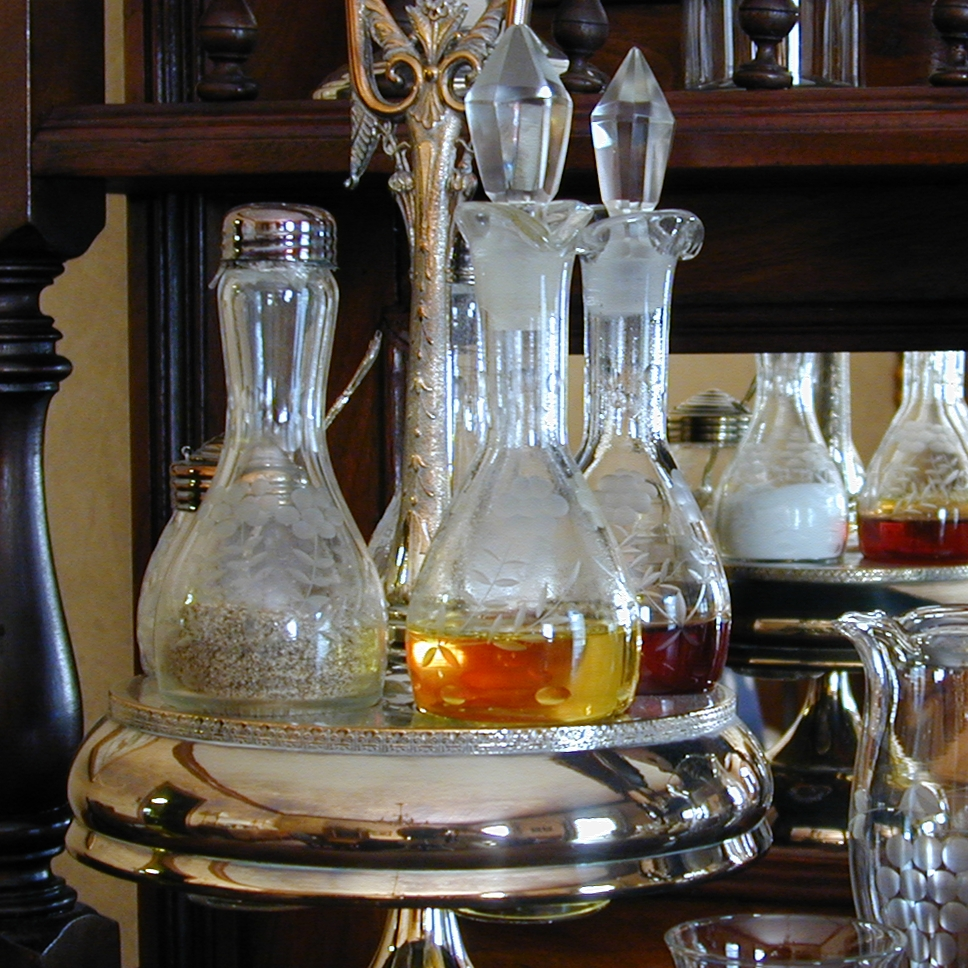
#> input picture 数字图像/lab4/丁晓琪_22336057_第六章作业/a.jpg, 968 x 968 px
$ python test.py
#> lines starting #> are read from the running program, lines starting #| are printed output that depends on the picture; after the words box and inside, x2 and y2 are one past the last pixel; in counts of white or black regions, pixels touching at a corner belong together
#> further down, image is the input picture: PIL image 968x968 RGB; mean R, G, B 91.8, 84.9, 76.6
import numpy as np
from PIL import Image
import matplotlib.pyplot as plt

#归一化处理，计算直方图
def calculate_histogram(channel_matrix):
    histogram=[0]*256
    width=channel_matrix.shape[1]
    height=channel_matrix.shape[0]
    sum=width*height
    for x in range(0,height):
        for y in range(0,width):
            gray_value=channel_matrix[x][y]
            histogram[int(gray_value)]+=1
    for i in range(0,len(histogram)):
        histogram[i]/=sum
    return histogram


#直方图均衡
def histogram_equalization(channel_matrix):
    histogram=calculate_histogram(channel_matrix)
    #histogram=np.histogram(channel_matrix,256)
    cdf=[0]*256 #累计均衡分布
    cdf[0]=histogram[0] #初始化
    width=channel_matrix.shape[1]
    height=channel_matrix.shape[0]
    for i in range(1,len(cdf)):
        cdf[i]=cdf[i-1]+histogram[i]

    after_matrix=np.zeros((height,width))
    for x in range(0,height):
        for y in range(0,width):
                gray_values=channel_matrix[x][y]
                sk=(255)*cdf[gray_values]
                after_matrix[x][y]=int(sk)

    return after_matrix


def RGB_histogram_equalization(rgb_matrix):
    red_channel = rgb_matrix[:, :, 0]   # 红色通道
    green_channel = rgb_matrix[:, :, 1] # 绿色通道
    blue_channel = rgb_matrix[:, :, 2]  # 蓝色通道
    # 对每个通道直方图均衡
    after_red_channel=histogram_equalization(red_channel)
    after_green_channel=histogram_equalization(green_channel)
    after_blue_channel=histogram_equalization(blue_channel)
    # 防止超出0-255范围（要加不然会曝光）
    after_red_channel = np.clip(after_red_channel, 0, 255).astype(np.uint8)
    after_green_channel = np.clip(after_green_channel, 0, 255).astype(np.uint8)
    after_blue_channel = np.clip(after_blue_channel, 0, 255).astype(np.uint8)
    # 组合
    combined_image=np.stack((after_red_channel, after_green_channel, after_blue_channel), axis=-1)
    plt.subplot(1,4,4)
    plt.imshow(combined_image)
    plt.axis('off')
    plt.title('RGB_histogram_equalization')

def RGB_TO_HSI(rgb_image):
    # 归一化rgb值
    rgb_image = rgb_image.astype(np.float32)/255.0
    R,G,B = rgb_image[:, :, 0], rgb_image[:, :, 1], rgb_image[:, :, 2]
    # I空间
    I=(R+G+B)/3.0
    # S空间
    min_rgb=np.minimum(np.minimum(R, G),B)
    S=1-(3/(R+G+B+1e-10))*min_rgb
    # H空间 0-1
    theta=np.arccos(0.5*((R-G)+(R-B))/np.sqrt((R-G)**2+(R-B)*(G-B)+1e-10))
    mask=(B<=G)  # 掩码，B<=G为1
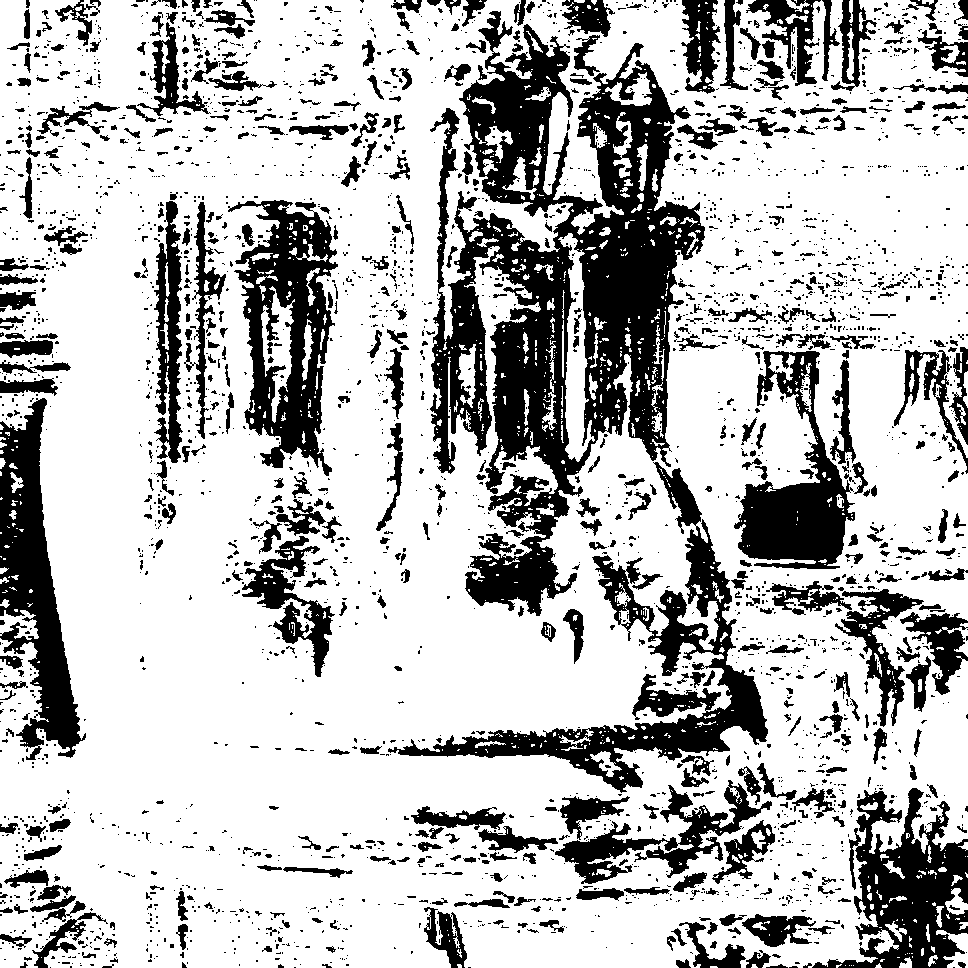
#> mask: shape (968, 968) bool; 73.6% white; 3006 black regions (2402 under 20 px), largest, box (x1, y1, x2, y2) and area: (430, 11, 705, 616) 68941, (388, 462, 768, 793) 20239, (228, 200, 338, 476) 14436
    H=np.where(mask,theta/(2*np.pi),(2*np.pi-theta)/(2*np.pi))
    # 合并
    hsi_image=np.stack((H,S,I),axis=-1)
    return hsi_image

def HSI_TO_RGB(hsi_image):
    H,S,I = hsi_image[:, :, 0], hsi_image[:, :, 1], hsi_image[:, :, 2]

    R=np.zeros_like(H)
    G=np.zeros_like(H)
    B=np.zeros_like(H)
    #0<=H<120（角度）
    idx1=(0<=H)&(H<120/360)
#> idx1: shape (968, 968) bool; 68.9% white; 2814 black regions (2282 under 20 px), largest, box (x1, y1, x2, y2) and area: (360, 11, 768, 793) 108575, (725, 350, 878, 570) 17142, (228, 198, 342, 477) 16448
    B[idx1]=I[idx1]*(1 - S[idx1])
    R[idx1]=I[idx1]*(1+(S[idx1]*np.cos(H[idx1]*2*np.pi)/np.cos((np.pi/3)-(H[idx1]*2*np.pi))))
    G[idx1]=3*I[idx1]-(R[idx1]+B[idx1])
     #120<=H<240
    idx2=(120/360<=H)&(H<240/360)
#> idx2: shape (968, 968) bool; 21.3% white; 1309 white regions (1002 under 20 px), largest, box (x1, y1, x2, y2) and area: (431, 24, 706, 641) 77649, (725, 351, 878, 570) 16687, (234, 250, 342, 468) 11244
    H_region2=H[idx2]-120/360
    R[idx2]=I[idx2]*(1-S[idx2])
    G[idx2]=I[idx2]*(1+(S[idx2]*np.cos(H_region2*2*np.pi)/np.cos((np.pi/3)-(H_region2*2*np.pi))))
    B[idx2]=3*I[idx2]-(R[idx2]+G[idx2])

    #240<=H<360
    idx3=(240/360<=H)&(H<1)
#> idx3: shape (968, 968) bool; 9.8% white; 3946 white regions (3247 under 20 px), largest, box (x1, y1, x2, y2) and area: (0, 421, 40, 616) 4056, (641, 619, 737, 676) 2237, (922, 839, 968, 935) 1386

    H_region3=H[idx3]-240/360
    G[idx3]=I[idx3]*(1-S[idx3])
#> G: shape (968, 968) float32; min -7.45e-09, max 1, mean 0.333
    B[idx3]=I[idx3]*(1+(S[idx3]*np.cos(H_region3*2*np.pi)/np.cos((np.pi/3)-(H_region3*2*np.pi))))
#> B: shape (968, 968) float32; min -7.45e-09, max 1, mean 0.3
    R[idx3]=3*I[idx3]-(G[idx3]+B[idx3])
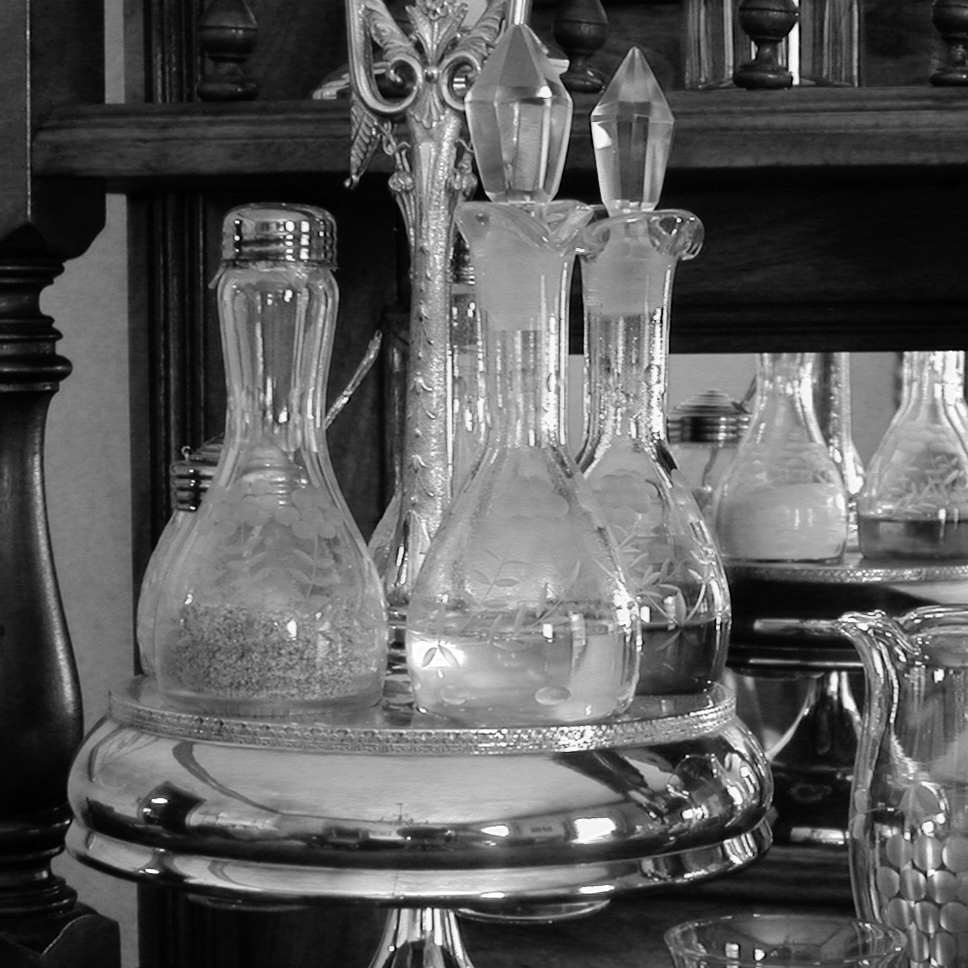
#> R: shape (968, 968) float32; min -7.45e-09, max 1, mean 0.36; drawn with min black and max white

    RGB_image=np.stack((R, G, B), axis=-1)
    RGB_image=(RGB_image*255).astype(np.uint8)
    return RGB_image


def HSI_histogram_equalization(rgb_image):
      # 转到RGB空间
      hsi_image=RGB_TO_HSI(rgb_image)
      H, S, I = hsi_image[:, :, 0], hsi_image[:, :, 1], hsi_image[:, :, 2]
      print(np.max(S))
#| 1.0
      # I空间映射到0-255
      I_8bit=np.clip(np.round(I*255),0,255).astype(np.uint8)
      # I空间直方图均衡化
      I_equalized_8bit=histogram_equalization(I_8bit)
#> after the loop in calculate_histogram, `for x in range(0,height):`: histogram = 256 values, max 12888 at index 16, min 58 at index 0, mean 3660.2
#> after the loop in calculate_histogram, `for i in range(0,len(histogram)):`: histogram = 256 values, max 0.0138 at index 16, min 6.19e-05 at index 0, mean 0.00391
#> after the loop in histogram_equalization, `for i in range(1,len(cdf)):`: cdf = 256 values from 6.19e-05 to 1
      # 重新归一化
      I_equalized_normalized=I_equalized_8bit.astype(np.float32)/255.0
      print(np.min(I_equalized_normalized))
#| 0.0
      # 重新组合为HSI空间
      hsi_equalized=np.stack((H, S, I_equalized_normalized), axis=-1)
      # 转到RGB空间
      RGB_hsi_equalized=HSI_TO_RGB(hsi_equalized)
#> in HSI_TO_RGB (call 2), `G[idx3]=I[idx3]*(1-S[idx3])`: G: shape (968, 968) float32; min -1.49e-08, max 1.14, mean 0.501
#> in HSI_TO_RGB (call 2), `B[idx3]=I[idx3]*(1+(S[idx3]*np.cos(H_region3*2*np.pi)/np.cos((np.pi/3)..`: B: shape (968, 968) float32; min 0, max 1.2, mean 0.444
#> in HSI_TO_RGB (call 2), `R[idx3]=3*I[idx3]-(G[idx3]+B[idx3])`: R: shape (968, 968) float32; min -5.96e-08, max 1.39, mean 0.559
      plt.subplot(1,4,3)
      plt.imshow(RGB_hsi_equalized)
      plt.axis('off')
      plt.title('HSI_histogram_equalization(image)')


if __name__=="__main__":
    image=Image.open('./a.jpg')
    matrix=np.array(image)

    plt.subplot(1,4,1)
    plt.imshow(matrix)
    plt.axis('off')
    plt.title('image')
    plt.subplot(1,4,2)
    # 验证RGB和HSI互转的正确性
    plt.imshow(HSI_TO_RGB(RGB_TO_HSI(matrix)))
    plt.axis('off')
    plt.title('HSI_TO_RGB(RGB_TO_HSI(matrix))')
    # 对I空间直方图均衡
    HSI_histogram_equalization(matrix)
    # 对RGB分别直方图均衡
    RGB_histogram_equalization(matrix)
#> in histogram_equalization (call 2), `histogram=calculate_histogram(channel_matrix)`: histogram = 256 values, max 0.0118 at index 9, min 0.000143 at index 0, mean 0.00391
#> after the loop in histogram_equalization (call 2), `for i in range(1,len(cdf)):`: cdf = 256 values from 0.000143 to 1
#> after the loop in histogram_equalization (call 2), `for x in range(0,height):`:
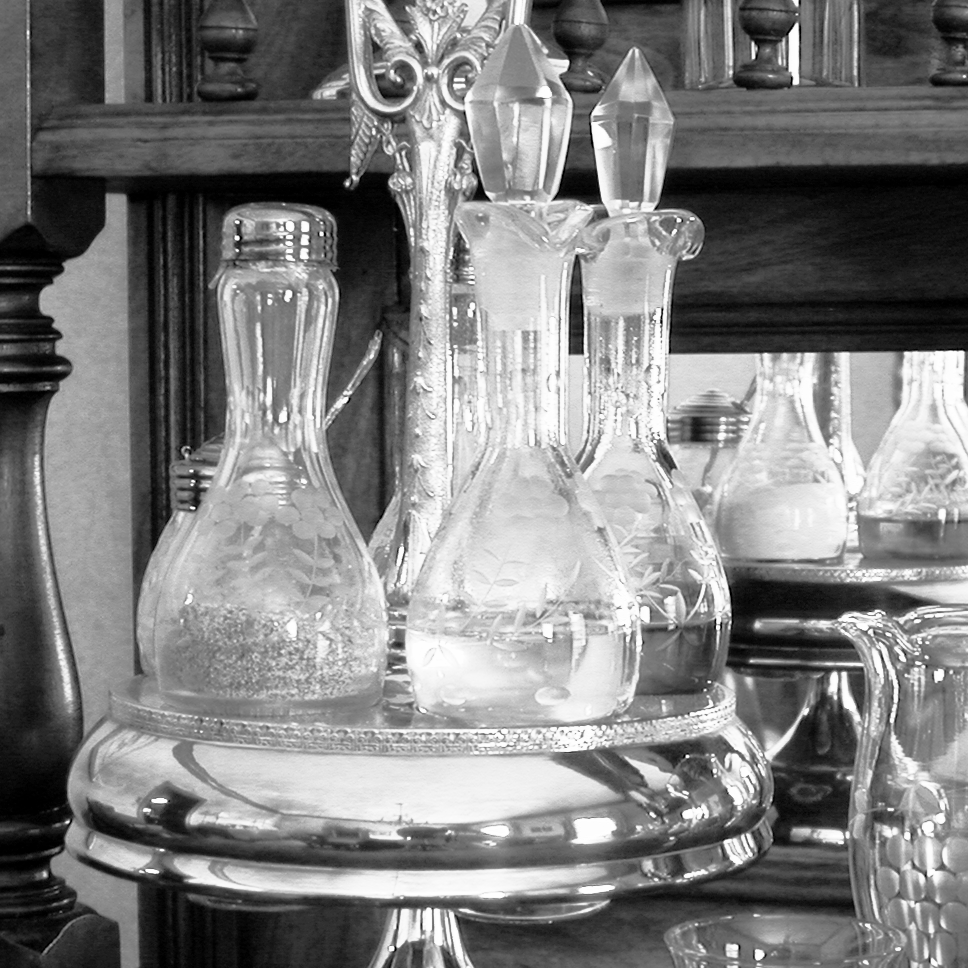
#> after_matrix: shape (968, 968) float64; min 0, max 254, mean 127.7
#> in histogram_equalization (call 4), `histogram=calculate_histogram(channel_matrix)`: histogram = 256 values, max 0.0231 at index 11, min 0.000508 at index 238, mean 0.00391
#> after the loop in histogram_equalization (call 4), `for i in range(1,len(cdf)):`: cdf = 256 values from 0.0119 to 1
#> after the loop in histogram_equalization (call 4), `for x in range(0,height):`:
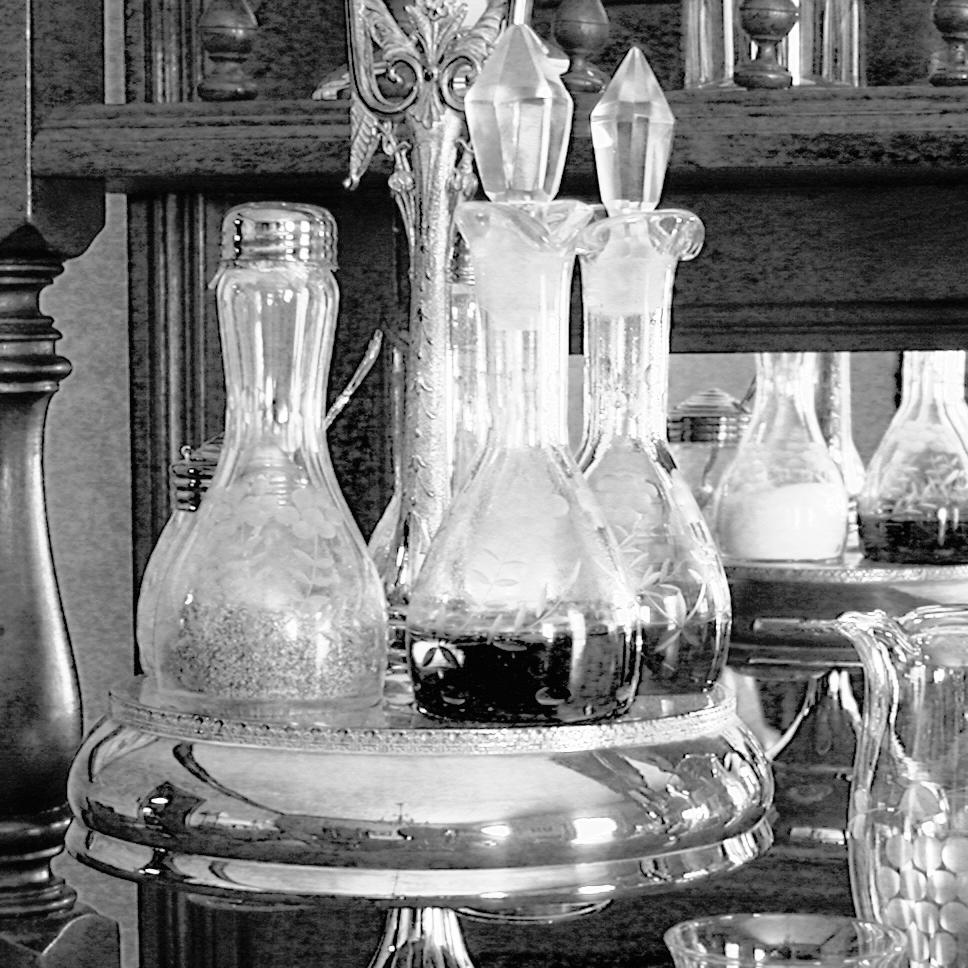
#> after_matrix: shape (968, 968) float64; min 3, max 254, mean 128

    plt.tight_layout()
    plt.show()
